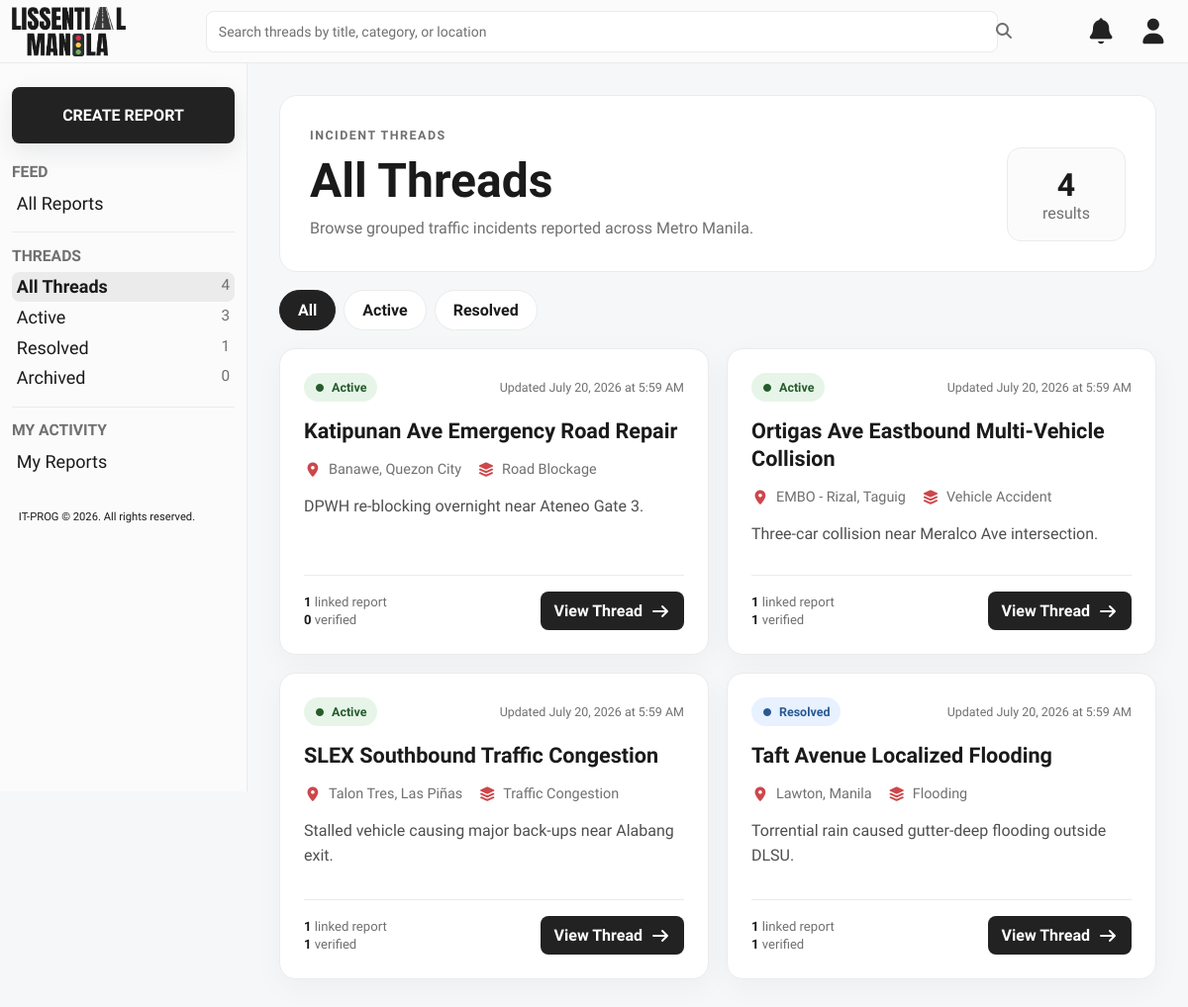
The app's page /pages/user/user-threads.php with its own data.
### tables this page shows
CREATE TABLE threads (
    thread_id INT AUTO_INCREMENT PRIMARY KEY,
    title VARCHAR(255) NOT NULL,
    location_id INT NOT NULL,
    category_id INT NOT NULL,
    
    created_by INT NOT NULL,  
    status ENUM('Active', 'Resolved', 'Archived') NOT NULL DEFAULT 'Active',
    
    description TEXT,  
    
     
    total_reports INT DEFAULT 0,
    verified_reports INT DEFAULT 0,
    unverified_reports INT DEFAULT 0,
    
    created_at TIMESTAMP DEFAULT CURRENT_TIMESTAMP,
    updated_at TIMESTAMP DEFAULT CURRENT_TIMESTAMP ON UPDATE CURRENT_TIMESTAMP,
    
    FOREIGN KEY (category_id) REFERENCES categories(category_id),
    FOREIGN KEY (location_id) REFERENCES locations(location_id),
    FOREIGN KEY (created_by) REFERENCES users(user_id) ON DELETE RESTRICT
);

CREATE TABLE categories (
    category_id INT AUTO_INCREMENT PRIMARY KEY,
    category_name VARCHAR(50) NOT NULL UNIQUE, 
    requires_description BOOLEAN DEFAULT FALSE,  
    is_active BOOLEAN DEFAULT TRUE,
    created_at TIMESTAMP DEFAULT CURRENT_TIMESTAMP
);

### pages/user/user-threads.php (called while the page is built)
<?php
$pageStatus = 'All';
$pageTitle = 'All Threads';
$pageSubtitle = 'Browse grouped traffic incidents reported across Metro Manila.';
require_once __DIR__ . '/../../includes/thread-page.php';

### includes/thread-query.php (called while the page is built, shortened)
<?php
function thread_escape(?string $value): string
{
    return htmlspecialchars((string) $value, ENT_QUOTES, 'UTF-8');
}
function thread_normalize_status(?string $status): ?string
{
    if ($status === null || $status === '') {
        return null;
    }
    $allowed = ['Active', 'Resolved', 'Archived'];
    return in_array($status, $allowed, true) ? $status : null;
}
function thread_status_counts(mysqli $db): array
{
    $counts = ['all' => 0, 'Active' => 0, 'Resolved' => 0, 'Archived' => 0];
    $result = $db->query('SELECT status, COUNT(*) AS total FROM threads GROUP BY status');
    while ($row = $result->fetch_assoc()) {
        $status = (string) $row['status'];
        $total = (int) $row['total'];
        if (array_key_exists($status, $counts)) {
            $counts[$status] = $total;
            $counts['all'] += $total;
        }
    }
    return $counts;
}
function thread_fetch_all(mysqli $db, ?string $status, string $search): array
{
    $status = thread_normalize_status($status);
    $search = trim($search);
    $sql = <<<'SQL'
        SELECT
            t.thread_id,
            t.title,
            t.description,
            t.status,
            t.total_reports,
            t.verified_reports,
            t.unverified_reports,
            t.created_at,
            t.updated_at,
            c.category_name,
            l.city,
            l.district,
            l.landmark,
            CONCAT(u.first_name, ' ', u.last_name) AS creator_name,
            (
                SELECT COUNT(*)
                FROM reports r
                WHERE r.thread_id = t.thread_id
                  AND r.is_deleted = FALSE
            ) AS actual_report_count
        FROM threads t
        INNER JOIN categories c ON c.category_id = t.category_id
        INNER JOIN locations l ON l.location_id = t.location_id
        INNER JOIN users u ON u.user_id = t.created_by
        WHERE 1 = 1
    SQL;
    $types = '';
    $sql .= " ORDER BY FIELD(t.status, 'Active', 'Resolved', 'Archived'), t.updated_at DESC, t.thread_id DESC";
    $stmt = $db->prepare($sql);
    $stmt->execute();
    return $stmt->get_result()->fetch_all(MYSQLI_ASSOC);
}
function thread_location_label(array $thread): string
{
    $parts = [];
    if (!empty($thread['district'])) {
        $parts[] = (string) $thread['district'];
    }
    if (!empty($thread['city'])) {
        $parts[] = (string) $thread['city'];
    }
    return implode(', ', $parts);
}
function thread_date_label(?string $date): string
{
    $timestamp = strtotime($date);
    return $timestamp === false ? $date : date('F j, Y \a\t g:i A', $timestamp);
}

### includes/thread-card.php (the view)
<?php
$reportCount = (int) ($thread['actual_report_count'] ?? $thread['total_reports'] ?? 0);
$status = (string) ($thread['status'] ?? 'Active');
$statusClass = strtolower($status);
$description = trim((string) ($thread['description'] ?? ''));
?>
<article class="thread-card">
    <div class="thread-card__topline">
        <span class="thread-status thread-status--<?= thread_escape($statusClass) ?>">
            <i class="fa-solid fa-circle"></i>
            <?= thread_escape($status) ?>
        </span>
        <span class="thread-card__updated">Updated <?= thread_escape(thread_date_label($thread['updated_at'] ?? null)) ?></span>
    </div>
    <h2 class="thread-card__title"><?= thread_escape($thread['title'] ?? 'Untitled incident') ?></h2>
    <div class="thread-card__meta">
        <span><i class="fa-solid fa-location-dot"></i><?= thread_escape(thread_location_label($thread)) ?></span>
        <span><i class="fa-solid fa-layer-group"></i><?= thread_escape($thread['category_name'] ?? 'Uncategorized') ?></span>
    </div>
    <p class="thread-card__description">
        <?= thread_escape($description !== '' ? $description : 'No official description has been added to this thread yet.') ?>
    </p>
    <div class="thread-card__footer">
        <div class="thread-card__stats" aria-label="Thread report statistics">
            <span><strong><?= $reportCount ?></strong> linked report<?= $reportCount === 1 ? '' : 's' ?></span>
            <span><strong><?= (int) ($thread['verified_reports'] ?? 0) ?></strong> verified</span>
        </div>
        <a class="thread-card__button" href="thread-details.php?id=<?= (int) $thread['thread_id'] ?>">
            View Thread <i class="fa-solid fa-arrow-right"></i>
        </a>
    </div>
</article>

### includes/thread-page.php (shortened to what this page needs)
<?php
require_once __DIR__ . '/thread-query.php';
$search = trim((string) ($_GET['q'] ?? ''));
$threads = [];
$counts = ['all' => 0, 'Active' => 0, 'Resolved' => 0, 'Archived' => 0];
$errorMessage = null;
try {
    $db = thread_db();
    $threads = thread_fetch_all($db, $pageStatus === 'All' ? null : $pageStatus, $search);
    $counts = thread_status_counts($db);
} catch (Throwable $error) {
    $errorMessage = $error->getMessage();
}
$currentFile = basename((string) ($_SERVER['PHP_SELF'] ?? 'user-threads.php'));
?>
<!DOCTYPE html>
<html lang="en">
<head>
    <link rel="stylesheet" href="../../style/user/threads.css">
</head>
<body>
<nav>
    <header class="navbar">
        <div class="navbar-logo">
            <a href="user-home.php"><img src="../../assets/LOGO/logo_normal.png" alt="Lissential Manila logo"></a>
        </div>
        <form class="searchbar" method="get" action="<?= thread_escape($currentFile) ?>">
            <input type="search" name="q" value="<?= thread_escape($search) ?>" placeholder="Search threads by title, category, or location" aria-label="Search threads">
            <button type="submit" aria-label="Submit search"><i class="fa-solid fa-magnifying-glass"></i></button>
        </form>
        <div class="icon-button-wrapper">
            <button type="button" class="icon-button" aria-label="Notifications"><i class="fa-solid fa-bell"></i></button>
            <button type="button" class="icon-button" aria-label="Account"><i class="fa-solid fa-user"></i></button>
        </div>
    </header>
    <aside class="sidebar">
        <div class="create-report"><a href="user-create-report.php">CREATE REPORT</a></div>
        <div class="sidebar-options-wrapper">
            <span class="sidebar-title">FEED</span>
            <div class="sidebar-options"><a href="user-home.php">All Reports</a></div>
            <hr>
        </div>
        <div class="sidebar-options-wrapper">
            <span class="sidebar-title">THREADS</span>
            <div class="sidebar-options">
                <a class="<?= $pageStatus === 'All' ? 'is-active' : '' ?>" href="user-threads.php">All Threads <span><?= $counts['all'] ?></span></a>
                <a class="<?= $pageStatus === 'Active' ? 'is-active' : '' ?>" href="user-active-threads.php">Active <span><?= $counts['Active'] ?></span></a>
                <a class="<?= $pageStatus === 'Resolved' ? 'is-active' : '' ?>" href="user-resolved-threads.php">Resolved <span><?= $counts['Resolved'] ?></span></a>
                <a href="user-threads.php?status=Archived" aria-disabled="true" title="Archived view is outside the assigned scope">Archived <span><?= $counts['Archived'] ?></span></a>
            </div>
            <hr>
        </div>
        <div class="sidebar-options-wrapper">
            <span class="sidebar-title">MY ACTIVITY</span>
            <div class="sidebar-options"><a href="user-my-reports.php">My Reports</a></div>
        </div>
        <span class="copyright-footer">IT-PROG © 2026. All rights reserved.</span>
    </aside>
</nav>
<div class="threads-main-wrapper">
    <main class="threads-page">
        <section class="threads-hero">
            <div>
                <p class="threads-eyebrow">INCIDENT THREADS</p>
                <h1><?= thread_escape($pageTitle) ?></h1>
                <p><?= thread_escape($pageSubtitle) ?></p>
            </div>
            <div class="threads-hero__count">
                <strong><?= count($threads) ?></strong>
                <span>result<?= count($threads) === 1 ? '' : 's' ?></span>
            </div>
        </section>
        <nav class="thread-tabs" aria-label="Thread status filters">
            <a class="<?= $pageStatus === 'All' ? 'is-active' : '' ?>" href="user-threads.php">All</a>
            <a class="<?= $pageStatus === 'Active' ? 'is-active' : '' ?>" href="user-active-threads.php">Active</a>
            <a class="<?= $pageStatus === 'Resolved' ? 'is-active' : '' ?>" href="user-resolved-threads.php">Resolved</a>
        </nav>
        <?php if ($errorMessage !== null): ?>
            <section class="thread-state thread-state--error">
                <i class="fa-solid fa-database"></i>
                <h2>Unable to load incident threads</h2>
                <p>Make sure MySQL is running and the <code>lissential_manila_db</code> database has been imported.</p>
                <details><summary>Technical details</summary><pre><?= thread_escape($errorMessage) ?></pre></details>
            </section>
        <?php else: ?>
            <section class="thread-grid" aria-label="Incident thread results">
                <?php foreach ($threads as $thread): ?>
                    <?php require __DIR__ . '/thread-card.php'; ?>
                <?php endforeach; ?>
            </section>
        <?php endif; ?>
    </main>
</div>
</body>
</html>

### style/user/threads.css (style rules this page uses)
body { background: #f6f7f8; }
.searchbar button { position:absolute; right:4px; background:transparent; color:var(--color4); font-size:16px; cursor:pointer; }
.create-report a { display:block; width:100%; padding:var(--space-medium); border-radius:8px; background:var(--color5); color:var(--color1); text-align:center; text-decoration:none; font-weight:600; box-shadow:rgba(149,157,165,.2) 0 8px 24px; }
.sidebar-options a { display:flex; justify-content:space-between; gap:12px; }
.sidebar-options a span { color:var(--color4); font-size:.85em; }
.sidebar-options a.is-active { background:var(--color3); border-radius:8px; font-weight:700; }
.threads-main-wrapper { margin-left:250px; padding-top:64px; min-height:100vh; }
.threads-page { width:min(1180px, 100%); margin:0 auto; padding:32px; }
.threads-hero { display:flex; justify-content:space-between; gap:24px; align-items:flex-end; padding:30px; background:#fff; border:1px solid var(--color3); border-radius:18px; }
.threads-eyebrow { color:var(--colorGreen); font-size:.78rem; font-weight:700; letter-spacing:.12em; margin-bottom:8px; }
.threads-hero h1 { font-size:clamp(2rem,4vw,3.2rem); margin-bottom:8px; }
.threads-hero p { color:var(--color4); max-width:680px; line-height:1.55; }
.threads-hero__count { min-width:120px; text-align:center; padding:18px; border-radius:14px; background:var(--color2); border:1px solid var(--color3); }
.threads-hero__count strong { display:block; font-size:2rem; }
.threads-hero__count span { color:var(--color4); }
.thread-tabs { display:flex; gap:8px; padding:18px 0; }
.thread-tabs a { text-decoration:none; color:var(--colorText); padding:10px 18px; background:#fff; border:1px solid var(--color3); border-radius:999px; font-weight:600; }
.thread-tabs a.is-active { background:var(--color5); color:#fff; border-color:var(--color5); }
.thread-grid { display:grid; grid-template-columns:repeat(2,minmax(0,1fr)); gap:18px; }
.thread-card { display:flex; flex-direction:column; gap:16px; min-height:310px; padding:24px; background:#fff; border:1px solid var(--color3); border-radius:16px; box-shadow:0 8px 30px rgba(34,34,34,.04); transition:transform .18s ease, box-shadow .18s ease; }
.thread-card__topline,.thread-card__footer,.thread-details-hero__topline,.linked-report-card__topline { display:flex; align-items:center; justify-content:space-between; gap:12px; }
.thread-status { display:inline-flex; align-items:center; gap:7px; width:max-content; border-radius:999px; padding:7px 11px; font-size:.78rem; font-weight:700; }
.thread-status i { font-size:.5rem; }
.thread-status--active { background:#e7f5e9; color:#255c2c; }
.thread-status--resolved { background:#e8f1ff; color:#285993; }
.thread-card__updated { color:var(--color4); font-size:.78rem; text-align:right; }
.thread-card__title { font-size:1.35rem; line-height:1.3; }
.thread-card__meta { display:flex; flex-wrap:wrap; gap:10px 16px; color:var(--color4); font-size:.9rem; }
.thread-card__meta span,.thread-details-hero__meta span,.linked-report-card__meta span { display:inline-flex; align-items:center; gap:7px; }
.thread-card__meta i { color:var(--colorRed); }
.thread-card__description { color:#4f4f4f; line-height:1.58; display:-webkit-box; -webkit-line-clamp:3; -webkit-box-orient:vertical; overflow:hidden; flex:1; }
.thread-card__footer { border-top:1px solid var(--color3); padding-top:16px; }
.thread-card__stats { display:flex; flex-direction:column; gap:3px; color:var(--color4); font-size:.82rem; }
.thread-card__stats strong { color:var(--colorText); font-weight:700; }
.thread-card__button,.thread-state a,.details-navbar__back { display:inline-flex; align-items:center; gap:8px; text-decoration:none; border-radius:8px; padding:10px 14px; background:var(--color5); color:#fff; font-weight:600; }

### records on screen
threads: status "Active", updated_at "July 20, 2026 at 5:59 AM", title "Katipunan Ave Emergency Road Repair", thread "Banawe, Quezon City", category.category_name "Road Blockage", description "DPWH re-blocking overnight near Ateneo Gate 3.", reportCount "1", verified_reports "0"
threads: status "Active", updated_at "July 20, 2026 at 5:59 AM", title "Ortigas Ave Eastbound Multi-Vehicle Collision", thread "EMBO - Rizal, Taguig", category.category_name "Vehicle Accident", description "Three-car collision near Meralco Ave intersection.", reportCount "1", verified_reports "1"
threads: status "Active", updated_at "July 20, 2026 at 5:59 AM", title "SLEX Southbound Traffic Congestion", thread "Talon Tres, Las Piñas", category.category_name "Traffic Congestion", description "Stalled vehicle causing major back-ups near Alabang exit.", reportCount "1", verified_reports "1"
threads: status "Resolved", updated_at "July 20, 2026 at 5:59 AM", title "Taft Avenue Localized Flooding", thread "Lawton, Manila", category.category_name "Flooding", description "Torrential rain caused gutter-deep flooding outside DLSU.", reportCount "1", verified_reports "1"

### other values on screen
$counts['all'] "4"
$counts['Active'] "3"
$counts['Resolved'] "1"
$counts['Archived'] "0"
thread_escape($pageTitle) "All Threads"
thread_escape($pageSubtitle) "Browse grouped traffic incidents reported across Metro Manila."
count($threads) "4"
